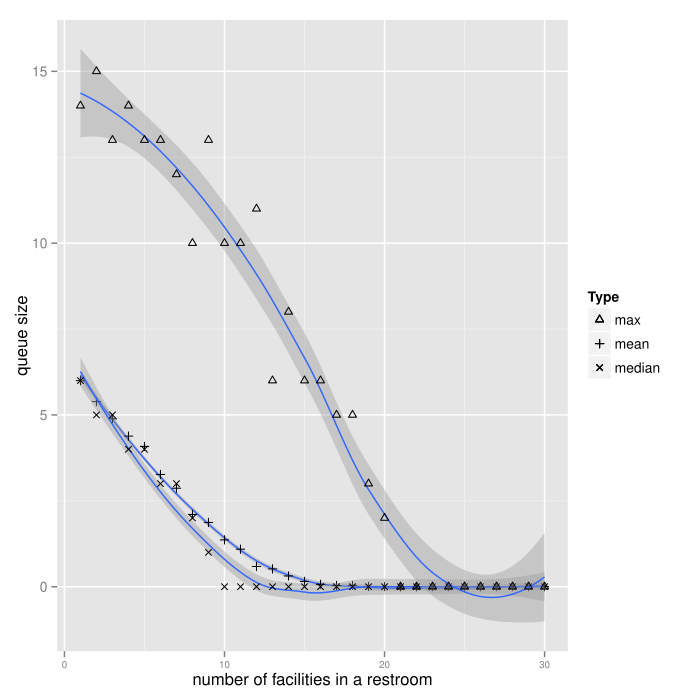

This chart was generated by the following R code:
library(ggplot2)

data <- read.table("../simulations/simulation2.csv", header=TRUE, sep=",")

mean <- colMeans(data)

median <- apply(data,2, median)

max <- apply(data, 2, max)

df <- data.frame(population=seq(from=1, to=30), mean=mean, median=median, max=max)

ggplot(data=df) + 
scale_shape_manual(name="Type", values=c(2,3,4)) +
geom_smooth(aes(x = population, y = mean)) +
geom_point(aes(x = population, y = mean, shape = "mean")) +
geom_smooth(aes(x = population, y = median)) +
geom_point(aes(x = population, y = median, shape = "median")) +
geom_smooth(aes(x = population, y = max)) +
geom_point(aes(x = population, y = max, shape = "max")) +
scale_y_continuous("queue size") + 
scale_x_continuous("number of facilities in a restroom") +
theme(axis.text.x=element_text(size=7))
